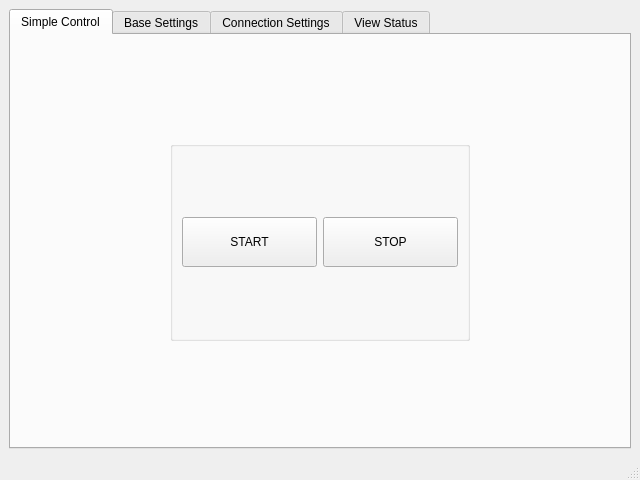
<?xml version="1.0" encoding="UTF-8"?>
<ui version="4.0">
 <class>MainWindow</class>
 <widget class="QMainWindow" name="MainWindow">
  <property name="geometry">
   <rect>
    <x>0</x>
    <y>0</y>
    <width>640</width>
    <height>480</height>
   </rect>
  </property>
  <property name="sizePolicy">
   <sizepolicy hsizetype="Preferred" vsizetype="Preferred">
    <horstretch>0</horstretch>
    <verstretch>0</verstretch>
   </sizepolicy>
  </property>
  <property name="windowTitle">
   <string>Karbo Launcher</string>
  </property>
  <widget class="QWidget" name="centralwidget">
   <property name="sizePolicy">
    <sizepolicy hsizetype="Expanding" vsizetype="Preferred">
     <horstretch>0</horstretch>
     <verstretch>0</verstretch>
    </sizepolicy>
   </property>
   <layout class="QGridLayout" name="gridLayout">
    <item row="0" column="0">
     <widget class="QTabWidget" name="tabWidget">
      <property name="currentIndex">
       <number>0</number>
      </property>
      <widget class="QWidget" name="main_tab">
       <attribute name="title">
        <string>Simple Control</string>
       </attribute>
       <layout class="QHBoxLayout" name="horizontalLayout">
        <item>
         <widget class="QGroupBox" name="groupBox">
          <property name="maximumSize">
           <size>
            <width>300</width>
            <height>200</height>
           </size>
          </property>
          <property name="title">
           <string/>
          </property>
          <layout class="QHBoxLayout" name="horizontalLayout_2">
           <item>
            <widget class="QPushButton" name="button_start">
             <property name="minimumSize">
              <size>
               <width>0</width>
               <height>50</height>
              </size>
             </property>
             <property name="text">
              <string>START</string>
             </property>
            </widget>
           </item>
           <item>
            <widget class="QPushButton" name="button_stop">
             <property name="minimumSize">
              <size>
               <width>0</width>
               <height>50</height>
              </size>
             </property>
             <property name="text">
              <string>STOP</string>
             </property>
            </widget>
           </item>
          </layout>
         </widget>
        </item>
       </layout>
      </widget>
      <widget class="QWidget" name="base_tab">
       <attribute name="title">
        <string>Base Settings</string>
       </attribute>
       <layout class="QHBoxLayout" name="verticalLayout">
        <item alignment="Qt::AlignHCenter|Qt::AlignVCenter">
         <widget class="QGroupBox" name="groupBox_3">
          <property name="minimumSize">
           <size>
            <width>500</width>
            <height>300</height>
           </size>
          </property>
          <property name="maximumSize">
           <size>
            <width>500</width>
            <height>300</height>
           </size>
          </property>
          <property name="title">
           <string/>
          </property>
          <layout class="QGridLayout" name="gridLayout_3">
           <item row="0" column="1">
            <widget class="QTextEdit" name="textEdit">
             <property name="maximumSize">
              <size>
               <width>16777215</width>
               <height>30</height>
              </size>
             </property>
            </widget>
           </item>
           <item row="0" column="0" alignment="Qt::AlignHCenter">
            <widget class="QLabel" name="label_6">
             <property name="minimumSize">
              <size>
               <width>100</width>
               <height>0</height>
              </size>
             </property>
             <property name="text">
              <string>Data DIR:</string>
             </property>
            </widget>
           </item>
           <item row="1" column="1">
            <widget class="QTextEdit" name="textEdit">
             <property name="maximumSize">
              <size>
               <width>16777215</width>
               <height>30</height>
              </size>
             </property>
            </widget>
           </item>
           <item row="1" column="0" alignment="Qt::AlignHCenter">
            <widget class="QLabel" name="label_6">
             <property name="minimumSize">
              <size>
               <width>100</width>
               <height>0</height>
              </size>
             </property>
             <property name="text">
              <string>Fee Address:</string>
             </property>
            </widget>
           </item>
          </layout>
         </widget>
        </item>
       </layout>
      </widget>
      <widget class="QWidget" name="comm_tab">
       <attribute name="title">
        <string>Connection Settings</string>
       </attribute>
       <layout class="QHBoxLayout" name="horizontalLayout_4">
        <item>
         <widget class="QGroupBox" name="groupBox_2">
          <property name="maximumSize">
           <size>
            <width>500</width>
            <height>300</height>
           </size>
          </property>
          <property name="title">
           <string/>
          </property>
          <layout class="QGridLayout" name="gridLayout_2">
           <item row="1" column="0" alignment="Qt::AlignHCenter">
            <widget class="QLabel" name="label_p2p_port">
             <property name="minimumSize">
              <size>
               <width>100</width>
               <height>0</height>
              </size>
             </property>
             <property name="maximumSize">
              <size>
               <width>100</width>
               <height>16777215</height>
              </size>
             </property>
             <property name="text">
              <string>P2P PORT:</string>
             </property>
            </widget>
           </item>
           <item row="0" column="0" alignment="Qt::AlignHCenter">
            <widget class="QLabel" name="label_p2p_ip">
             <property name="enabled">
              <bool>true</bool>
             </property>
             <property name="minimumSize">
              <size>
               <width>100</width>
               <height>0</height>
              </size>
             </property>
             <property name="maximumSize">
              <size>
               <width>100</width>
               <height>16777215</height>
              </size>
             </property>
             <property name="text">
              <string>P2P IP:</string>
             </property>
            </widget>
           </item>
           <item row="1" column="1" alignment="Qt::AlignHCenter">
            <widget class="QLineEdit" name="lineEdit_p2p_port">
             <property name="minimumSize">
              <size>
               <width>300</width>
               <height>0</height>
              </size>
             </property>
             <property name="maximumSize">
              <size>
               <width>300</width>
               <height>16777215</height>
              </size>
             </property>
            </widget>
           </item>
           <item row="0" column="1" alignment="Qt::AlignHCenter">
            <widget class="QLineEdit" name="lineEdit_p2p_ip">
             <property name="minimumSize">
              <size>
               <width>300</width>
               <height>0</height>
              </size>
             </property>
             <property name="maximumSize">
              <size>
               <width>300</width>
               <height>16777215</height>
              </size>
             </property>
            </widget>
           </item>
           <item row="2" column="0" alignment="Qt::AlignHCenter">
            <widget class="QLabel" name="label_p2p_ext_port">
             <property name="minimumSize">
              <size>
               <width>100</width>
               <height>0</height>
              </size>
             </property>
             <property name="maximumSize">
              <size>
               <width>100</width>
               <height>16777215</height>
              </size>
             </property>
             <property name="text">
              <string>P2P EXT PORT:</string>
             </property>
            </widget>
           </item>
           <item row="2" column="1" alignment="Qt::AlignHCenter">
            <widget class="QLineEdit" name="lineEdit_p2p_ext_port">
             <property name="minimumSize">
              <size>
               <width>300</width>
               <height>0</height>
              </size>
             </property>
             <property name="maximumSize">
              <size>
               <width>300</width>
               <height>16777215</height>
              </size>
             </property>
            </widget>
           </item>
           <item row="3" column="0" alignment="Qt::AlignHCenter">
            <widget class="QLabel" name="label_rpc_ip">
             <property name="minimumSize">
              <size>
               <width>100</width>
               <height>0</height>
              </size>
             </property>
             <property name="maximumSize">
              <size>
               <width>100</width>
               <height>16777215</height>
              </size>
             </property>
             <property name="text">
              <string>RPC IP:</string>
             </property>
            </widget>
           </item>
           <item row="3" column="1" alignment="Qt::AlignHCenter">
            <widget class="QLineEdit" name="lineEdit_rpc_ip">
             <property name="minimumSize">
              <size>
               <width>300</width>
               <height>0</height>
              </size>
             </property>
             <property name="maximumSize">
              <size>
               <width>300</width>
               <height>16777215</height>
              </size>
             </property>
            </widget>
           </item>
           <item row="4" column="0" alignment="Qt::AlignHCenter">
            <widget class="QLabel" name="label_rpc_port">
             <property name="minimumSize">
              <size>
               <width>100</width>
               <height>0</height>
              </size>
             </property>
             <property name="maximumSize">
              <size>
               <width>100</width>
               <height>16777215</height>
              </size>
             </property>
             <property name="text">
              <string>RPC PORT:</string>
             </property>
            </widget>
           </item>
           <item row="4" column="1" alignment="Qt::AlignHCenter">
            <widget class="QLineEdit" name="lineEdit_rpc_port">
             <property name="minimumSize">
              <size>
               <width>300</width>
               <height>0</height>
              </size>
             </property>
             <property name="maximumSize">
              <size>
               <width>300</width>
               <height>16777215</height>
              </size>
             </property>
            </widget>
           </item>
          </layout>
         </widget>
        </item>
       </layout>
      </widget>
      <widget class="QWidget" name="status_tab">
       <attribute name="title">
        <string>View Status</string>
       </attribute>
       <layout class="QHBoxLayout" name="horizontalLayout_3">
        <item>
         <widget class="QScrollArea" name="scrollArea">
          <property name="widgetResizable">
           <bool>true</bool>
          </property>
          <widget class="QWidget" name="scrollAreaWidgetContents">
           <property name="geometry">
            <rect>
             <x>0</x>
             <y>0</y>
             <width>596</width>
             <height>375</height>
            </rect>
           </property>
          </widget>
         </widget>
        </item>
       </layout>
      </widget>
     </widget>
    </item>
   </layout>
  </widget>
  <widget class="QMenuBar" name="menubar">
   <property name="geometry">
    <rect>
     <x>0</x>
     <y>0</y>
     <width>640</width>
     <height>21</height>
    </rect>
   </property>
  </widget>
  <widget class="QStatusBar" name="statusbar"/>
 </widget>
 <resources/>
 <connections/>
</ui>
